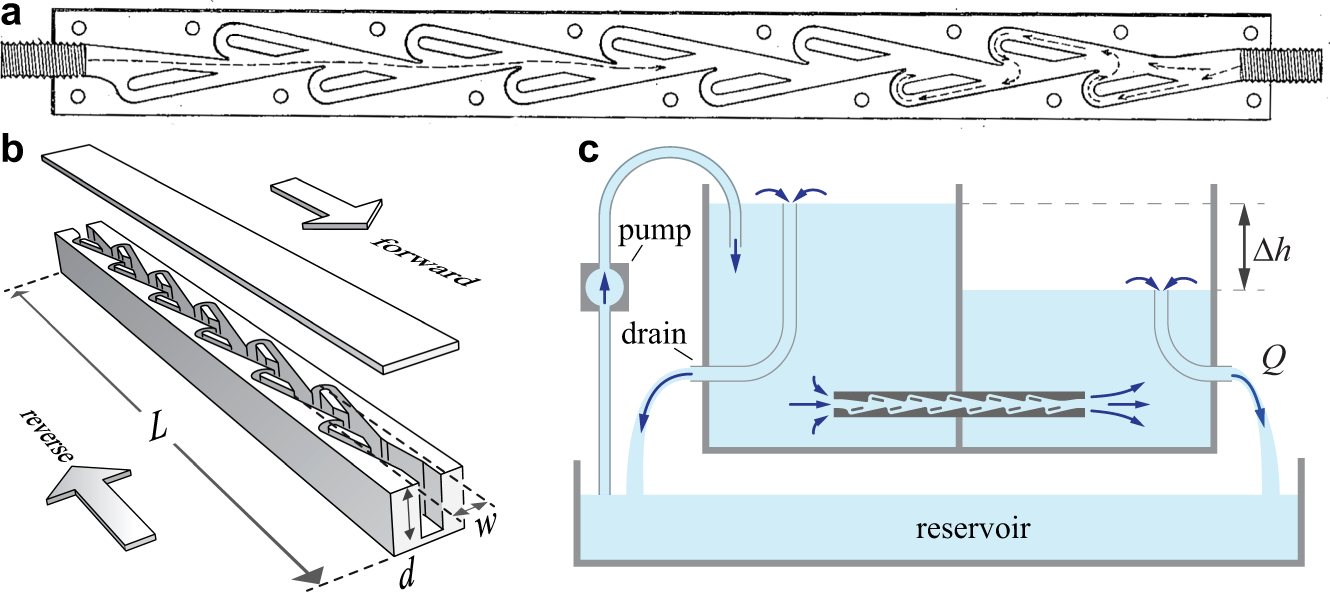
#> input picture projects/grannys-house-trials/webgpu-fluid-sandbox/artifacts/tesla-source-figure.png, 1330 x 592 px
$ python draw_tesla_reference.py
#> lines starting #> are read from the running program, lines starting #| are printed output that depends on the picture
import os
os.environ['MPLCONFIGDIR']='/tmp/mplconfig'
import matplotlib
matplotlib.use('Agg')
import matplotlib.pyplot as plt
from matplotlib.path import Path
from matplotlib.patches import PathPatch
from PIL import Image
from pathlib import Path as FS
out=FS(__file__).resolve().parent
import urllib.request
source=out/'tesla-source-figure.png'
if not source.exists():
    urllib.request.urlretrieve('https://media.springernature.com/full/springer-static/image/art%3A10.1038%2Fs41467-021-23009-y/MediaObjects/41467_2021_23009_Fig1_HTML.png',source)
fig=plt.figure(figsize=(16,9),facecolor='#f7f8fa')
fig.text(.055,.95,'TESLA VALVE — TOP-DOWN GEOMETRY',fontsize=23,weight='bold',color='#172b3a')
fig.text(.055,.91,'Repeated asymmetric hooked passages and solid islands — a level-floor shape reference',fontsize=12,color='#435562')
# Draw an idealized tracing of the patent's alternating, hooked perimeter and islands.
def chain(lips,sign):
#> called with sign = 1
 v=[(0,2*sign)]; c=[Path.MOVETO]
 for a in lips:
  v.extend([(a,0),(a-3,0.3*sign),(a-3,4*sign),(a,4*sign)])
  c.extend([Path.LINETO,Path.CURVE4,Path.CURVE4,Path.CURVE4])
 v.append((120,2*sign));c.append(Path.LINETO)
 return v,c

def panel(rect,reverse=False):
 ax=fig.add_axes(rect);ax.set_xlim(-4,124);ax.set_ylim(-8,8);ax.set_aspect('equal');ax.axis('off')
 ax.fill_between([0,120],[-5.5,-5.5],[5.5,5.5],color='#647381')
 top,tc=chain([15,35,55,75,95],1);bot,bc=chain([5,25,45,65,85,105],-1)
 # Compound shape: outline is sampled from cubic paths and then joined in reverse.
 def sample(v,c):
  coords=[v[0]]; i=1
  while i<len(v):
   if c[i]==Path.CURVE4:
    a=coords[-1]; b,d,e=v[i:i+3]
    for j in range(1,41):
     t=j/40; u=1-t
     coords.append(tuple(u**3*a[k]+3*u*u*t*b[k]+3*u*t*t*d[k]+t**3*e[k] for k in (0,1)))
    i+=3
   else: coords.append(v[i]); i+=1
  return coords
 boundary=sample(top,tc)+list(reversed(sample(bot,bc)))
 ax.fill(*zip(*boundary),facecolor='#e2f1f6',edgecolor='#172b3a',linewidth=1.4)
 for sign,lips in [(1,[15,35,55,75,95]),(-1,[5,25,45,65,85,105])]:
  for a in lips:
   v=[(a,3*sign),(a+9,1.5*sign),(a+6,.95*sign),(a,2*sign),(a-1.4,2.2*sign),(a-1.4,3.2*sign),(a,3*sign),(a,3*sign)]
   codes=[Path.MOVETO,Path.LINETO,Path.LINETO,Path.LINETO,Path.CURVE4,Path.CURVE4,Path.CURVE4,Path.CLOSEPOLY]
   ax.add_patch(PathPatch(Path(v,codes),facecolor='#647381',edgecolor='#172b3a',lw=1.1))
 color='#bb4138' if reverse else '#087ca7'
 for x in [0,40,80,118]:
  start,end=((x+5,-.1),(x-1,-.1)) if reverse else ((x-1,-.1),(x+5,-.1))
  ax.annotate('',xy=end,xytext=start,arrowprops=dict(arrowstyle='-|>',color=color,lw=2,mutation_scale=16))
 return ax
ax=panel([.055,.57,.89,.25])
fig.text(.055,.835,'LOWER-RESISTANCE DIRECTION  →',color='#087ca7',fontsize=14,weight='bold')
fig.text(.055,.575,'The central corridor offers comparatively direct passage. The solid islands and hooked wall mouths stay in place.',fontsize=11,color='#435562')
ax2=panel([.055,.285,.89,.25],True)
fig.text(.055,.54,'HIGHER-RESISTANCE DIRECTION  ←',color='#bb4138',fontsize=14,weight='bold')
fig.text(.055,.28,'Reversing the drive changes the flow: repeated diversion, turning, separation and mixing increase losses.',fontsize=11,color='#435562')
fig.text(.055,.25,'Arrows indicate imposed direction only; they are not simulated streamlines. Reverse flow is restricted, not stopped.',fontsize=10,color='#435562')
# Include the published patent drawing so the new idealized schematic is independently checkable.
im=Image.open(source);crop=im.crop((0,0,im.width,126))
#> further down, im is the input picture: PIL image 1330x592 RGB; mean R, G, B 228.3, 233.8, 236.2
#> after `crop = im.crop((0, 0, im.width, 126))`:
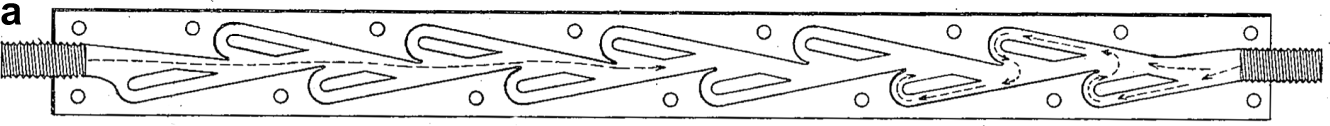
#> crop: PIL image 1330x126 RGB; min 0, max 255, mean 224.1
ref=fig.add_axes([.055,.105,.89,.12]);ref.imshow(crop);ref.axis('off')
fig.text(.055,.075,'Original patent planform for comparison: US1329559A (1920), reproduced in Nguyen et al., Nature Communications (2021), Fig. 1a (CC BY 4.0).',fontsize=9,color='#435562')
fig.text(.055,.05,'New schematic above is idealized, not a dimensioned fabrication drawing. Keep the floor level for a directional-resistance test.',fontsize=9,color='#435562')
fig.savefig(out/'tesla-valve-reference.png',dpi=170,facecolor=fig.get_facecolor())
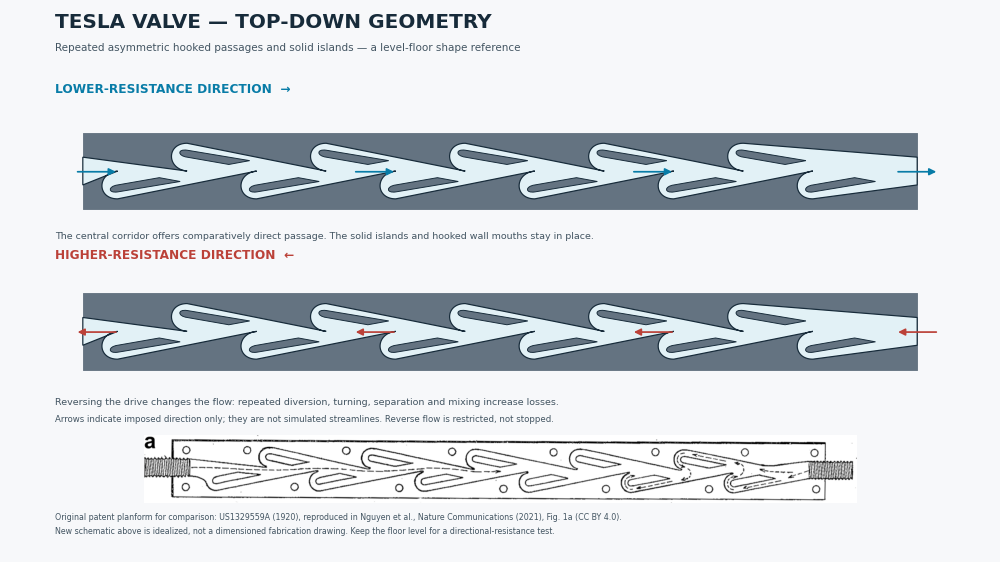
#> figure drawn by matplotlib, 3 panels
print(out/'tesla-valve-reference.png')

$ run again, with projects/grannys-house-trials/webgpu-fluid-sandbox/artifacts/blue-route-even-grade.png copied over projects/grannys-house-trials/webgpu-fluid-sandbox/artifacts/tesla-source-figure.png
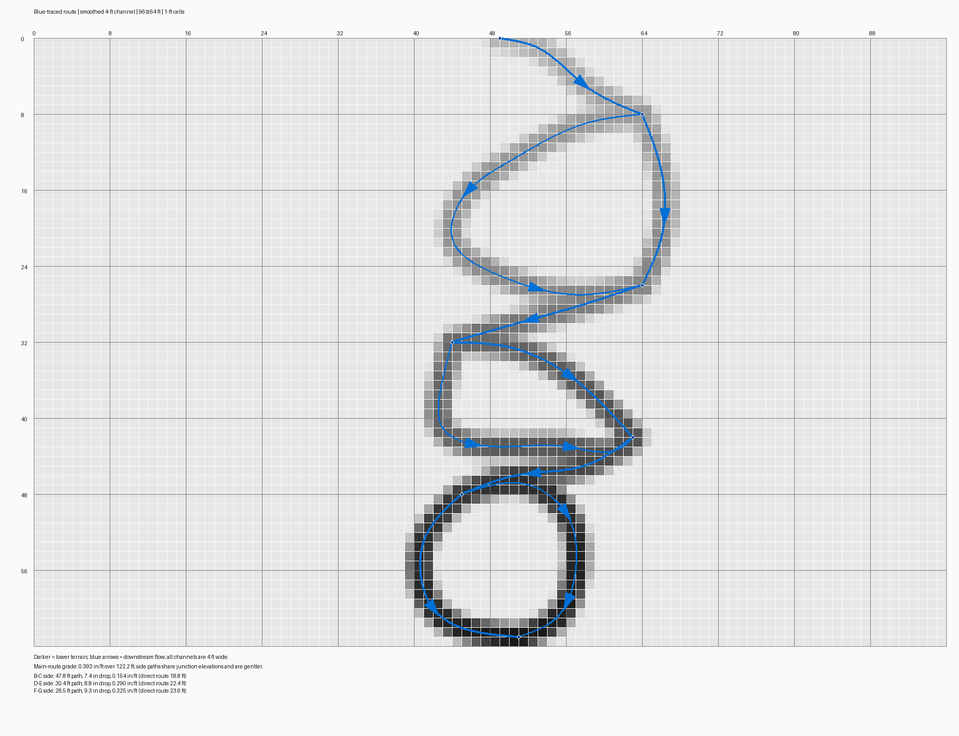
#> input picture projects/grannys-house-trials/webgpu-fluid-sandbox/artifacts/blue-route-even-grade.png, 959 x 736 px, shrunk from 1816 x 1394 before the run
#> im is the input picture: PIL image 959x736 RGB; mean R, G, B 226.6, 227.3, 227.4
#> `crop = im.crop((0, 0, im.width, 126))`:
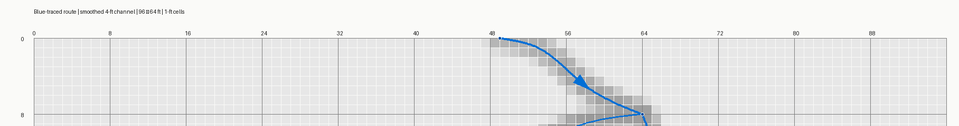
#> crop: PIL image 959x126 RGB; mean R, G, B 233.6, 234, 233.7
#> `fig.savefig(out/'tesla-valve-reference.png',dpi=170,facecolor=fig.get_..`:
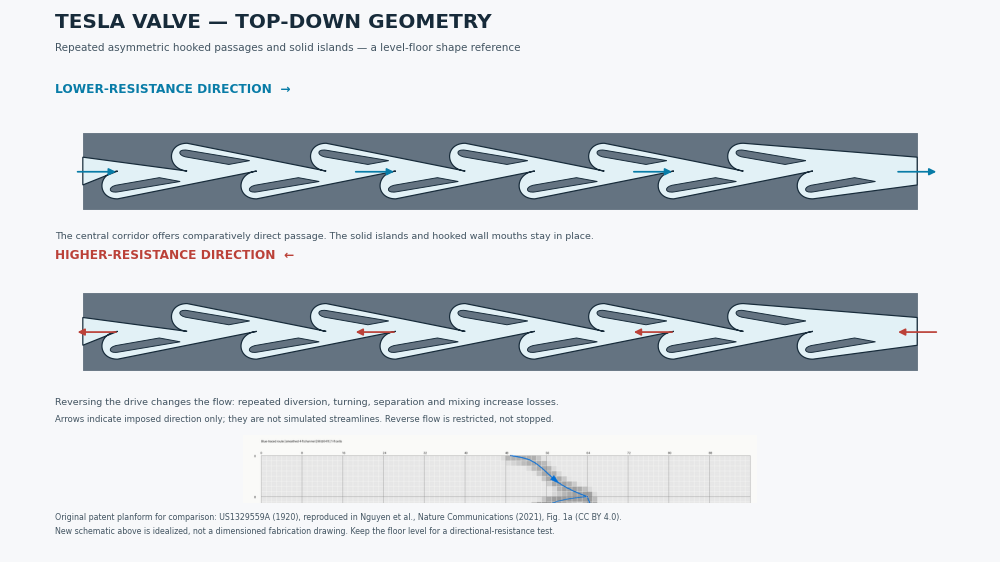
#> figure drawn by matplotlib, 3 panels
